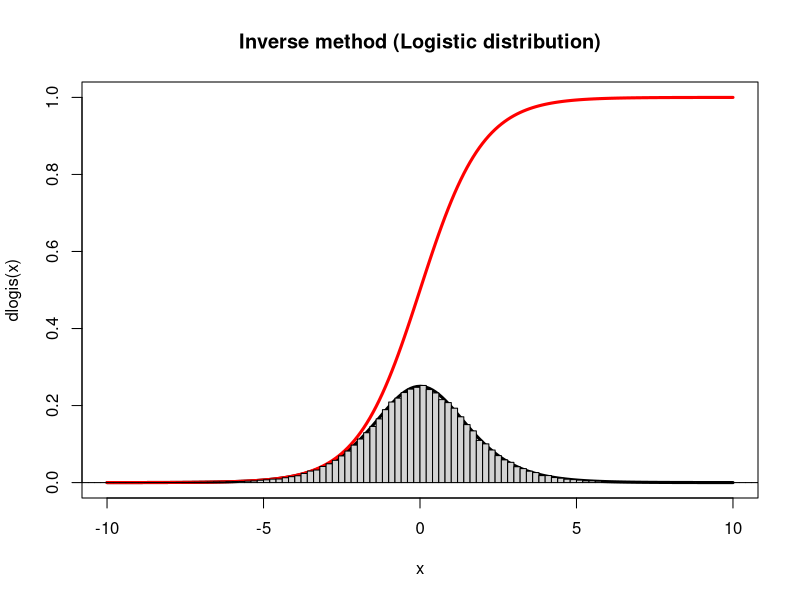

This chart was generated by the following R code:
# Sampling from easy distributions
# with the method of inversion
#
# author: Alberto Lumbreras
######################################
par(mfrow=c(1,1))

# demo 1: logistic distribution
# demo 2: exponential distribution
demo <- 1

# Logistic distribution
###########################
if(demo==1){
    
  # Plot density and cdf
  x <- seq(-10,10, by=0.1)
  plot(x, dlogis(x), type='l', lwd=3, col="black", ylim=c(0,1)) # density
  lines(x, plogis(x), lwd=3, col="red") # cdf
  title("Inverse method (Logistic distribution)")

  # Inverse CDF
  cdf_inv <- function(x, loc=0, scale=10){
    log(x/(1-x))
  }

}

# Exponential distribution
###########################
if(demo==2){
  
  # Plot density and cdf
  x <- seq(0,10, by=0.1)
  plot(x, dexp(x), type='l', lwd=3, col="black", ylim=c(0,1)) # density
  lines(x, pexp(x), lwd=3, col="red") # cdf
  title("Inverse method (Exponential distribution)")
  
  # Inverse CDF
  cdf_inv <- function(x){
    -log(1-x)
  }
}


# Sampling by the inverse method
#################################
nsamples <-100000
samples <- rep(NA,nsamples)
for (i in 1:nsamples){
  x <- runif(1)
  samples[i] <- cdf_inv(x)
}

# Plot samples
hist(samples, breaks=100, add=TRUE, probability = TRUE)

